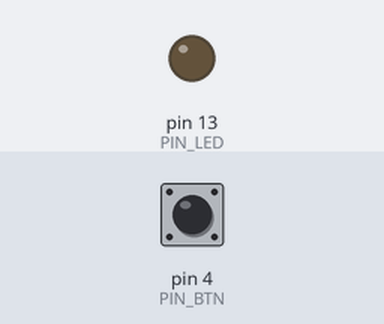
A sketch run on a simulated Arduino Uno, built with avr-gcc and run on an emulated ATmega328P. On the bench: output pins drawn as LEDs (lit = HIGH). The inputs (shaded band) are chosen by the test bench; at power-on: pin 4 (PIN_BTN) LOW.

Above: at 1.2 s.
1.3 s: pin 4 (PIN_BTN) pulled HIGH for 0.15 s
At 1.37 s:
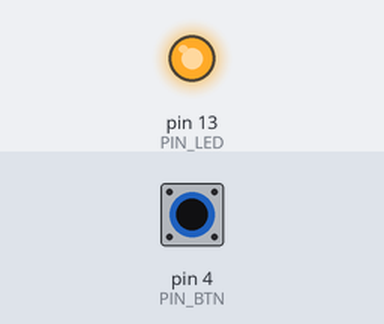
2.9 s: pin 4 (PIN_BTN) pulled HIGH for 3.2 s
At 6.7 s:
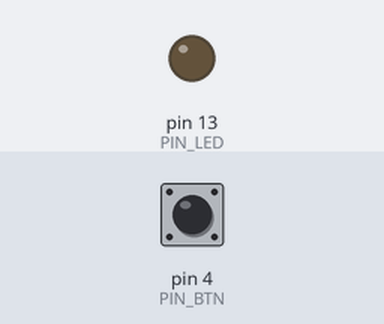
Timing chart, 0 to 8.2 s (numbered marks = the images above; inputs shaded):
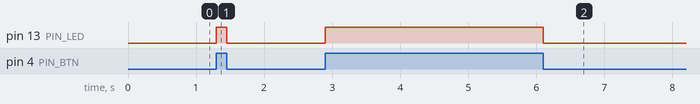

Measured:
- after the input at 1.3 s, pin 13 (PIN_LED): LOW → HIGH at once, → LOW 0.15 s later
- after the input at 2.9 s, pin 13 (PIN_LED): LOW → HIGH at once, → LOW 3.2 s later

The sketch:

____2-7___________.ino
```cpp
#define PIN_BTN 4
#define PIN_LED 13

int buttonState = 0;

void setup() {
  // put your setup code here, to run once:
  pinMode(PIN_LED, OUTPUT);
  pinMode(PIN_BTN, INPUT);
}

void loop() {
  // put your main code here, to run repeatedly:
  buttonState = digitalRead(PIN_BTN);
  if (buttonState == HIGH) {
    digitalWrite(PIN_LED, HIGH);
  }
  else {
    digitalWrite(PIN_LED, LOW);
  }
}
```
